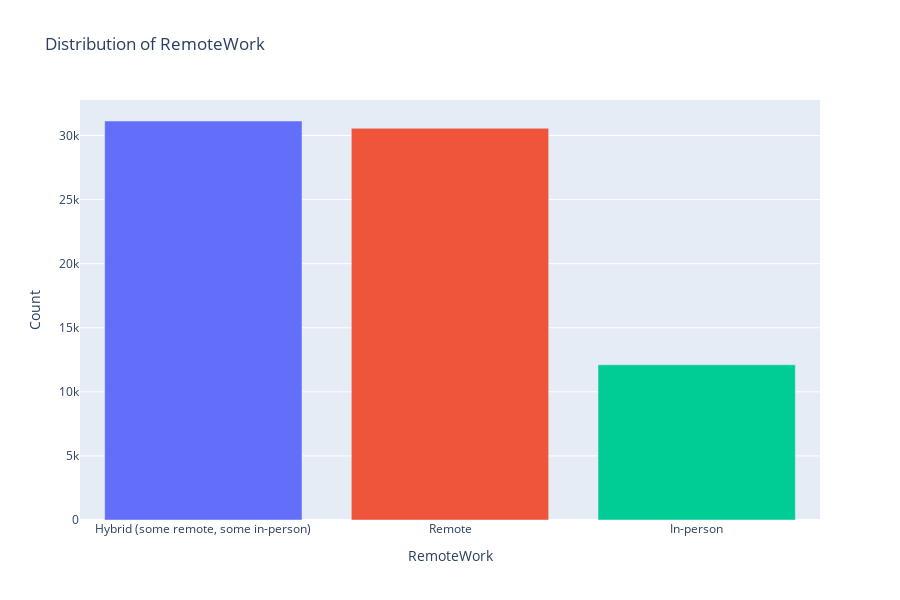

Notebook source saved alongside this figure:
### Markdown cell above
#### Work environment

### Code cell
plot_generic(df, 'RemoteWork', 'bar', showlegend=False, max_unique_values=24, width=900, height=600)

### Figure 1 — Plotly figure (JSON) as saved in the notebook; plotly's stock layout.template omitted (floating-point values rounded to 4 significant figures)
{"data": [{"alignmentgroup": "True", "customdata": [[42.18]], "hovertemplate": "<b>%{hovertext}</b><br><br>RemoteWork=%{x}<br>Count=%{y}<br>Percentage (%)=%{customdata[0]}<extra></extra>", "hovertext": ["Hybrid (some remote, some in-person)"], "legendgroup": "Hybrid (some remote, some in-person)", "marker": {"color": "#636efa", "pattern": {"shape": ""}}, "name": "Hybrid (some remote, some in-person)", "offsetgroup": "Hybrid (some remote, some in-person)", "orientation": "v", "showlegend": true, "textposition": "auto", "type": "bar", "x": ["Hybrid (some remote, some in-person)"], "xaxis": "x", "y": [31131], "yaxis": "y"}, {"alignmentgroup": "True", "customdata": [[41.41]], "hovertemplate": "<b>%{hovertext}</b><br><br>RemoteWork=%{x}<br>Count=%{y}<br>Percentage (%)=%{customdata[0]}<extra></extra>", "hovertext": ["Remote"], "legendgroup": "Remote", "marker": {"color": "#EF553B", "pattern": {"shape": ""}}, "name": "Remote", "offsetgroup": "Remote", "orientation": "v", "showlegend": true, "textposition": "auto", "type": "bar", "x": ["Remote"], "xaxis": "x", "y": [30566], "yaxis": "y"}, {"alignmentgroup": "True", "customdata": [[16.41]], "hovertemplate": "<b>%{hovertext}</b><br><br>RemoteWork=%{x}<br>Count=%{y}<br>Percentage (%)=%{customdata[0]}<extra></extra>", "hovertext": ["In-person"], "legendgroup": "In-person", "marker": {"color": "#00cc96", "pattern": {"shape": ""}}, "name": "In-person", "offsetgroup": "In-person", "orientation": "v", "showlegend": true, "textposition": "auto", "type": "bar", "x": ["In-person"], "xaxis": "x", "y": [12113], "yaxis": "y"}], "layout": {"barmode": "relative", "height": 600, "legend": {"title": {"text": "RemoteWork"}, "tracegroupgap": 0}, "showlegend": false, "title": {"text": "Distribution of RemoteWork"}, "width": 900, "xaxis": {"anchor": "y", "autorange": true, "categoryarray": ["Hybrid (some remote, some in-person)", "Remote", "In-person"], "categoryorder": "array", "domain": [0, 1], "range": [-0.5, 2.5], "title": {"text": "RemoteWork"}, "type": "category"}, "yaxis": {"anchor": "x", "autorange": true, "domain": [0, 1], "range": [0, 32770.0], "title": {"text": "Count"}, "type": "linear"}}}
